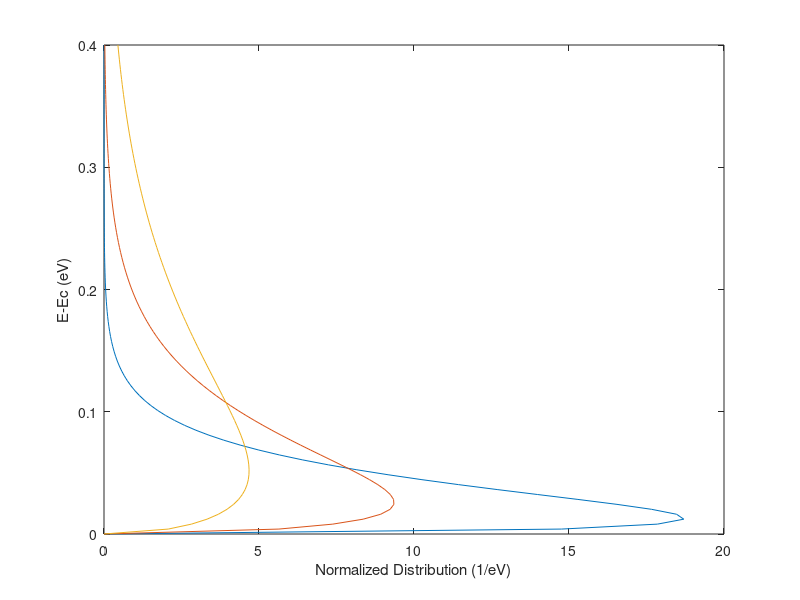

Recreate this plot in MATLAB.
k=8.617*10.^-5;
T=300;
kT= k.*T;
E_Ec= linspace(0,0.4);
dist= 2*sqrt(E_Ec).*exp(-E_Ec/kT)/(sqrt(pi)*kT.^(1.5));
plot(dist,E_Ec)
xlabel('Normalized Distribution (1/eV)');
ylabel('E-Ec (eV)'); 
hold on
T=600;
kT= k.*T;
E_Ec= linspace(0,0.4);
dist1= 2*sqrt(E_Ec).*exp(-E_Ec/kT)/(sqrt(pi)*kT.^(1.5));
plot(dist1,E_Ec)
hold on
T=1200;
kT= k.*T;
E_Ec= linspace(0,0.4);
dist= 2*sqrt(E_Ec).*exp(-E_Ec/kT)/(sqrt(pi)*kT.^(1.5));
plot(dist,E_Ec)
hold on